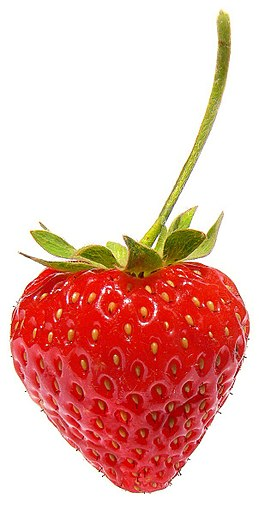
#> input picture 1dau.jpg, 259 x 506 px
$ python tachdo.py
#> lines starting #> are read from the running program, lines starting #| are printed output that depends on the picture; after the words box and inside, x2 and y2 are one past the last pixel; in counts of white or black regions, pixels touching at a corner belong together
#!/usr/bin/python
# -*- coding: utf-8 -*-
import numpy as np
import cv2
from time import sleep

# メイン関数
def main():
    image = cv2.imread('1dau.jpg') # ファイル読み込み
#> image is the input picture: shape (506, 259, 3); mean B, G, R 176.1, 184.2, 232.8

    # BGRでの色抽出
    bgrLower = np.array([17, 15, 150])    # 抽出する色の下限
    bgrUpper = np.array([128, 190, 255])    # 抽出する色の上限
    img_mask = cv2.inRange(image, bgrLower, bgrUpper)
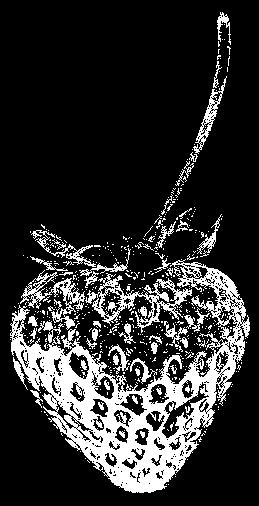
#> img_mask: shape (506, 259); 18.3% white; 543 white regions (493 under 20 px), largest, box (x1, y1, x2, y2) and area: (10, 259, 250, 493) 15869, (85, 273, 192, 333) 1621, (20, 270, 85, 330) 1003
    bgrResult = cv2.bitwise_and(image, image, mask=img_mask)
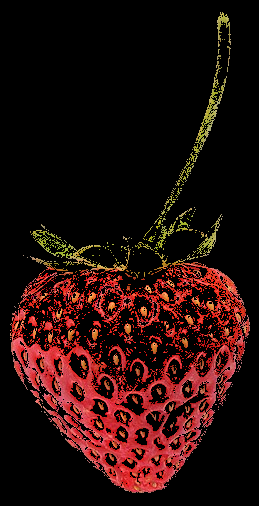
#> bgrResult: shape (506, 259, 3); mean B, G, R 10.8, 13.3, 37.8
    cv2.imwrite('dautach.jpg', bgrResult)
    sleep(1)

    while True:
        # キー入力を1ms待って、keyが「q」だったらbreak
        print ("ok");
        break


if __name__ == '__main__':
    main()
